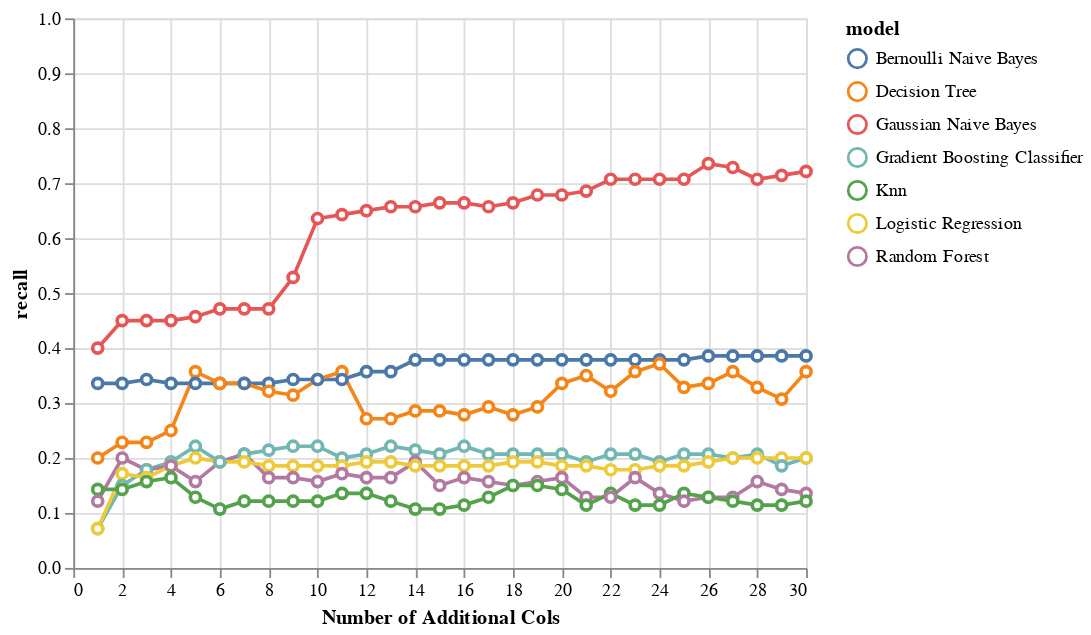

Here is the notebook cell this chart was saved with:
### Code cell
perf_subset = perf_by_additional_n_cols_matrix_subset[
    (perf_by_additional_n_cols_matrix_subset['grouping'] == "Depressed (Yes)") &
    (perf_by_additional_n_cols_matrix_subset['additional_col_method'] == "corr_to_mdd_subset_data_v2")
]


alt.Chart(perf_subset).mark_line(
       point={
         "filled": False,
         "fill": "white"
       }
).encode(
    x = alt.X('addl_cols', title="Number of Additional Cols"),
    y = alt.Y('recall', scale=alt.Scale(domain=[0, 1])),
    color = 'model'
)

### Figure 1 — Vega-Lite specification as saved in the notebook (floating-point values rounded to 4 significant figures; data arrays with more than 128 entries replaced by an {"elided": "..."} marker saying what was removed)
{"config": {"view": {"continuousWidth": 400, "continuousHeight": 300}}, "data": {"name": "data-34684cdc0f42dff3211fb3f552f99f83"}, "mark": {"type": "line", "point": {"filled": false, "fill": "white"}}, "encoding": {"color": {"field": "model", "type": "nominal"}, "x": {"field": "addl_cols", "title": "Number of Additional Cols", "type": "quantitative"}, "y": {"field": "recall", "scale": {"domain": [0, 1]}, "type": "quantitative"}}, "$schema": "https://vega.github.io/schema/vega-lite/v4.17.0.json", "datasets": {"data-34684cdc0f42dff3211fb3f552f99f83": {"elided": "210 records"}}}
